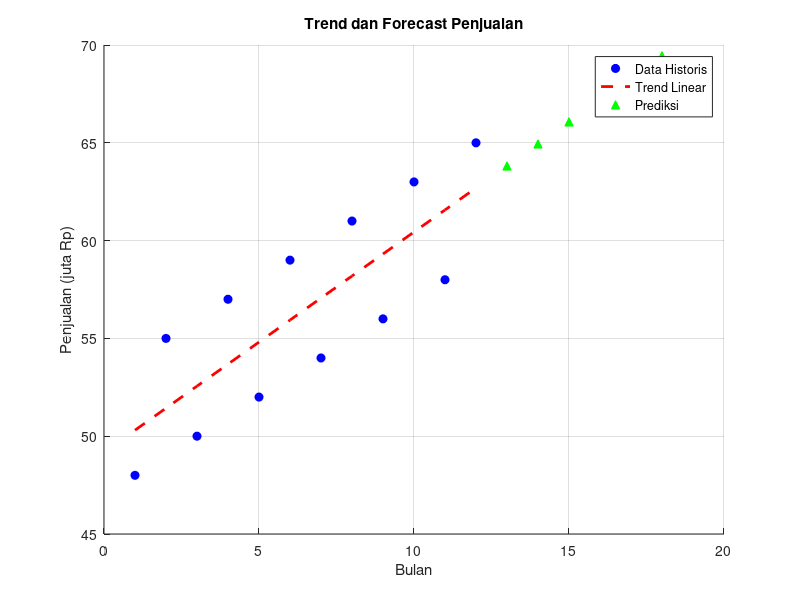

Reproduce this figure in MATLAB.
% ======================================================
% UTS Matematika Sains Data – Soal 7 (ef)
% ------------------------------------------------------
% Nama  : Satrio Radithya Prayata
% NIM   : 2510514021
% Parameter: N=21, a=2, b=1, K=4, theta0=65, alpha=0.002
% Tanggal: 28 April 2026 
% ======================================================

clc; clear; close all;

% Tampilkan timestamp
disp(['Tanggal & Waktu Eksekusi: ', datestr(now)])
disp('=====================================================')

% =========================
% Data historis
% =========================
a = 2; K = 1;
t = 1:12;

S = 50 + K*t + (-1).^t * (a+1);

% =========================
% Regresi linear (trend)
% =========================
p = polyfit(t, S, 1);   % p(1)=slope, p(2)=intercept

trend = polyval(p, t);

% =========================
% Prediksi 6 bulan ke depan
% =========================
t_pred = 13:18;
S_pred = polyval(p, t_pred);

% =========================
% Hitung MAE
% =========================
MAE = mean(abs(S - trend));

% =========================
% Plot
% =========================
figure; hold on; grid on;

% data historis
plot(t, S, 'bo', 'MarkerFaceColor','b')

% garis tren
plot(t, trend, 'r--', 'LineWidth',2)

% prediksi
plot(t_pred, S_pred, 'g^', 'MarkerFaceColor','g')

xlabel('Bulan')
ylabel('Penjualan (juta Rp)')
title('Trend dan Forecast Penjualan')

legend('Data Historis', 'Trend Linear', 'Prediksi', ...
    'Location','best')

% =========================
% Output
% =========================
fprintf('\nKoefisien Trend:\n');
fprintf('Slope     = %.4f\n', p(1));
fprintf('Intercept = %.4f\n', p(2));

fprintf('\nNilai MAE = %.4f\n', MAE);

disp('Prediksi S13 - S18:');
disp(S_pred);
